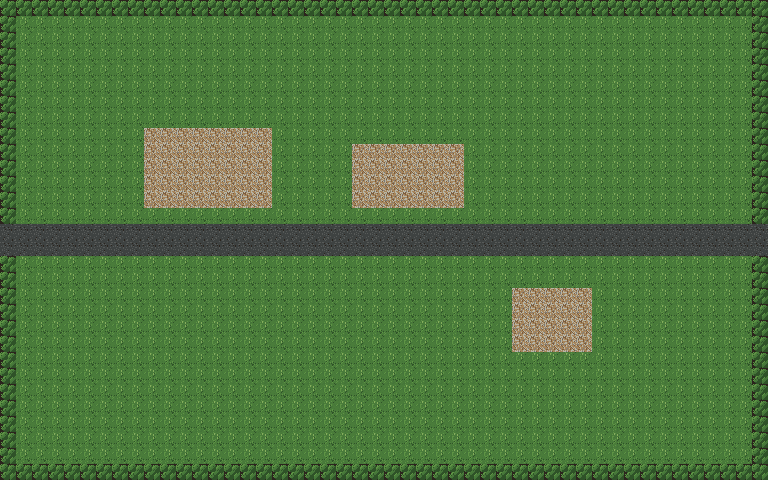

This is a level from a 2D game, rendered from its Tiled map with the project's own tilesets. A one-line summary and the map file follow, with tile-layer data summarised:
An orthogonal 48x30 tile map with 16x16 px tiles, 2 tile layers (surface, obstacles), 2 tilesets and 15 objects (4x prop, 4x spawn, 3x sign, 2x exit, kerb_cut, ...).

<map version="1.10" tiledversion="1.12.0" orientation="orthogonal" renderorder="right-down" width="48" height="30" tilewidth="16" tileheight="16" infinite="0" nextlayerid="4" nextobjectid="16">
 <properties>
  <property name="map" value="east_entry" />
 </properties>
 <tileset firstgid="1" source="tiled/surfaces.tsx" />
 <tileset firstgid="11" source="tiled/obstacles.tsx" />
 <layer id="1" name="surface" width="48" height="30">
  <data>[1440 cells, 1440 non-empty, 4 distinct tile ids]</data>
 </layer>
 <layer id="3" name="obstacles" width="48" height="30">
  <data>[1440 cells, 0 non-empty, 0 distinct tile ids]</data>
 </layer>
 <objectgroup id="2" name="placements">
  <object id="1" name="police_station" type="prop" x="144" y="176" width="16" height="16" />
  <object id="2" name="hardware_store" type="prop" x="352" y="176" width="16" height="16" />
  <object id="3" name="PoliceSign" type="sign" x="160" y="192" width="16" height="16" />
  <object id="4" name="HardwareSign" type="sign" x="368" y="192" width="16" height="16" />
  <object id="5" name="street_light" type="prop" x="272" y="208" width="16" height="16" />
  <object id="6" name="east_fork" type="exit" x="0" y="224" width="16" height="32">
   <properties>
    <property name="spawn" value="from_east_entry" />
   </properties>
  </object>
  <object id="7" name="west_entry" type="exit" x="752" y="224" width="16" height="32">
   <properties>
    <property name="spawn" value="wrap" />
   </properties>
  </object>
  <object id="8" name="from_east_fork" type="spawn" x="32" y="240" width="16" height="16" />
  <object id="9" name="default" type="spawn" x="384" y="240" width="16" height="16" />
  <object id="10" name="salon_frontage" type="kerb_cut" x="528" y="240" width="32" height="16" />
  <object id="11" name="wrap" type="spawn" x="720" y="240" width="16" height="16" />
  <object id="12" name="salon" type="prop" x="512" y="320" width="16" height="16" />
  <object id="13" name="salon" type="door" x="544" y="320" width="16" height="16">
   <properties>
    <property name="spawn" value="entry" />
   </properties>
  </object>
  <object id="14" name="SalonSign" type="sign" x="512" y="336" width="16" height="16" />
  <object id="15" name="from_salon" type="spawn" x="544" y="336" width="16" height="16" />
 </objectgroup>
</map>
